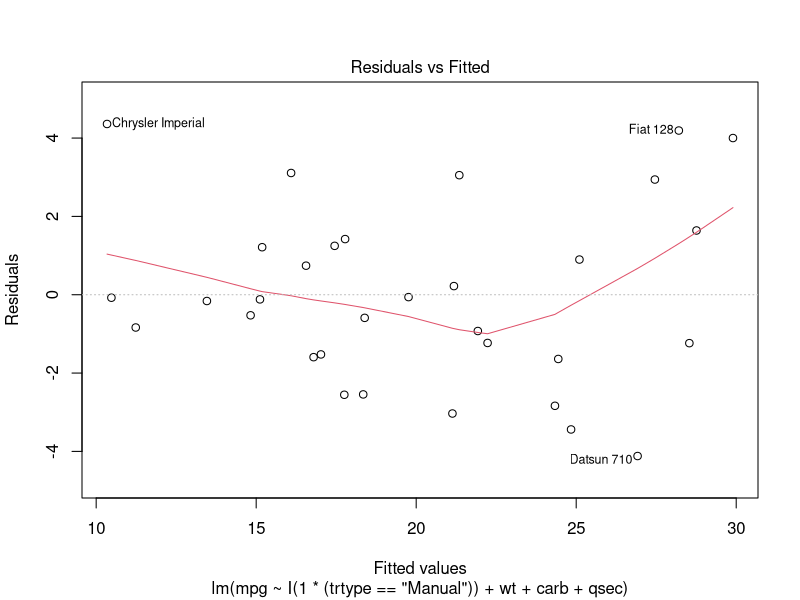
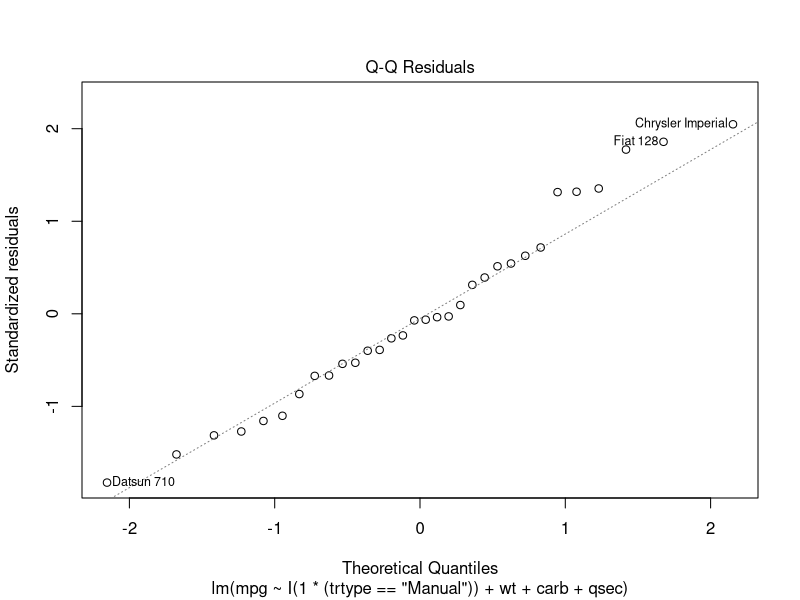
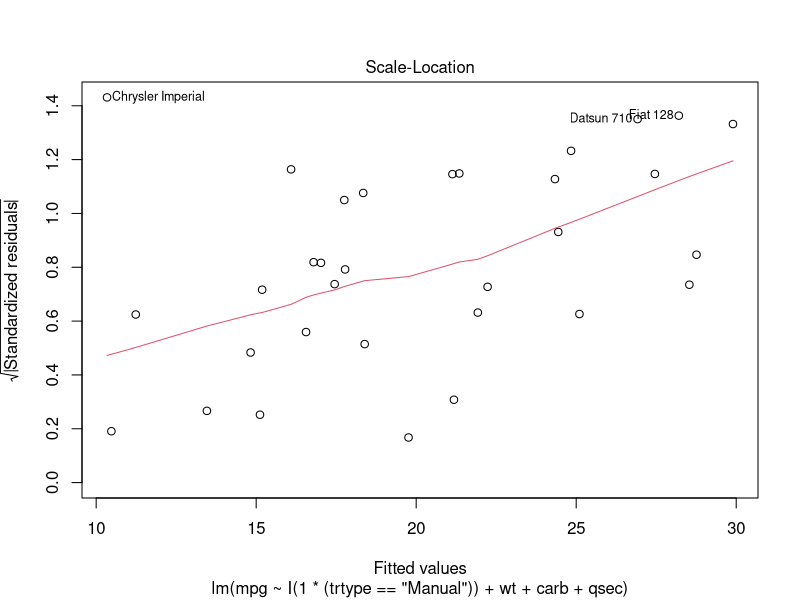
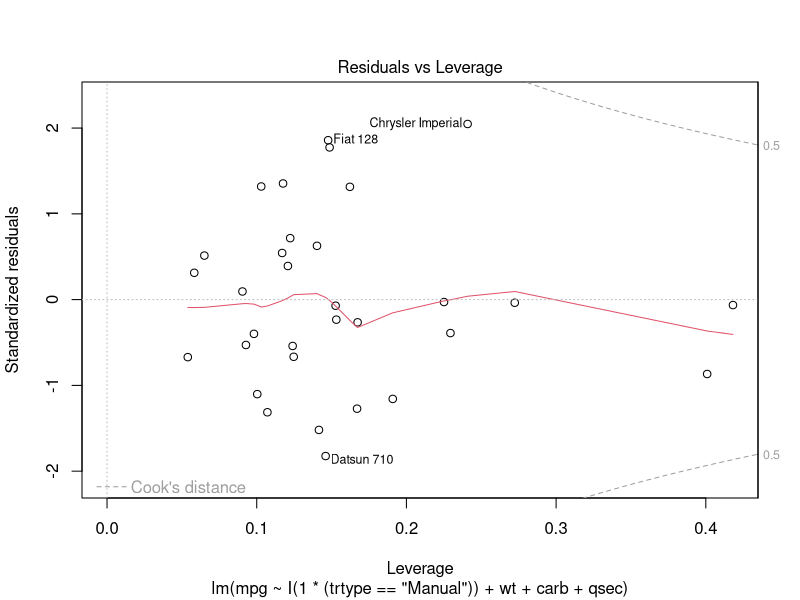
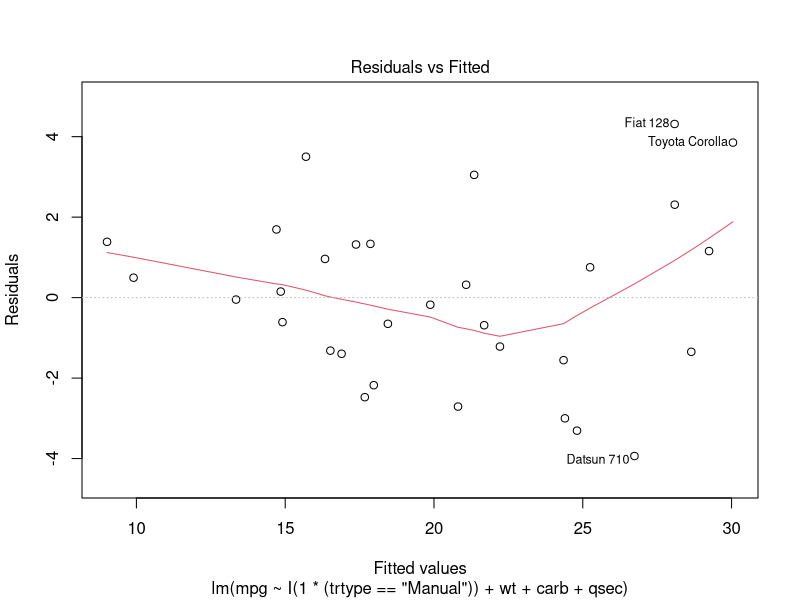
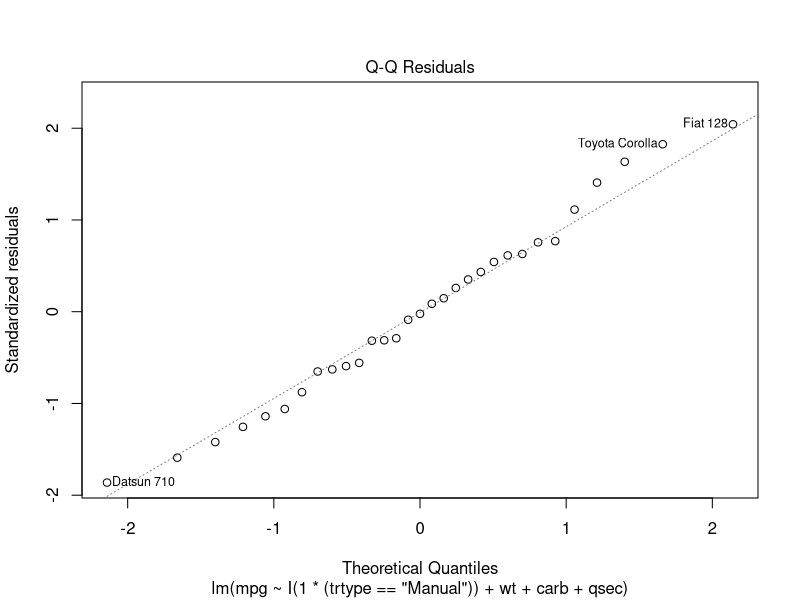
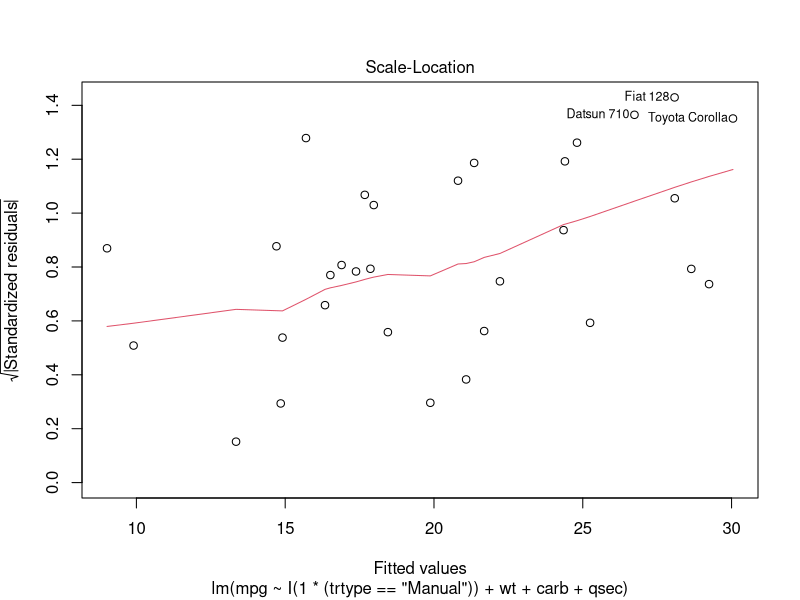
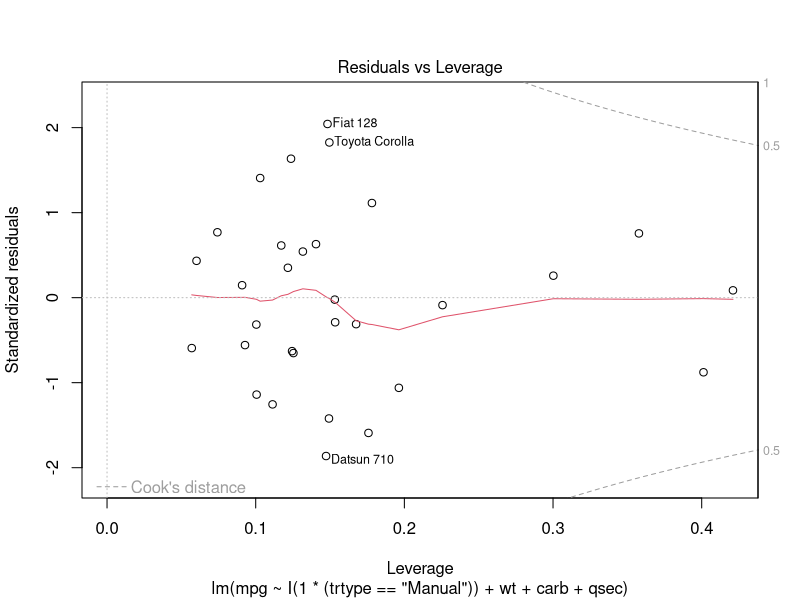

Write the R code that produced these figures, in order. (Note: this script raises an error after producing the figures.)
## ---- chunk 1
library(knitr)
library(dplyr)
library(ggplot2)
library(stringr)
library(xtable)
library(GGally)
library(car)
library(lmtest)

options(dplyr.max_print = 10)
options(dplyr.min_print =  5)
opts_chunk$set(echo = FALSE, message = FALSE, error = FALSE, warning = FALSE, results = "hide", comment = NA)
## ---- chunk 2
## load and inspect the data 
data(mtcars)
str(mtcars)
glimpse(mtcars)
## ---- chunk 3
mtcars <- mtcars %>%
    mutate(trtype = factor(am, labels = c("Automatic", "Manual"))) %>%
    select(-am)

tab <- matrix(table(mtcars$trtype))
## ---- chunk 4
res <- t.test(mpg ~ trtype, var.equal=FALSE, data = mtcars)
## ---- chunk 5
mtcars <- mtcars %>%
    select(-cyl)   ### removing horsepower and number of cylinders per the above

fit <- lm(mpg ~ I(1 * (trtype == 'Manual')) + disp + drat + wt + qsec + vs + gear + carb + hp, data = mtcars)
summary(fit)
## ---- chunk 6
vif(fit)
## ---- chunk 7
fit2 <- lm(mpg ~ I(1 * (trtype == 'Manual')) + drat + wt + qsec + vs + gear + carb, data = mtcars)
summary(fit2)
vif(fit2)
## ---- chunk 8
fit3 <- lm(mpg ~ I(1 * (trtype == 'Manual')) + wt, data = mtcars)
summary(fit3)
lrtest(fit2,fit3)
## ---- chunk 9
fit4 <- lm(mpg ~ I(1 * (trtype == 'Manual')) + wt + carb + qsec, data = mtcars)
summary(fit4)
lrtest(fit3,fit4)
lrtest(fit4,fit2)
vif(fit4)
## ---- chunk 10
residplot <- plot(fit4)
residplot
## ---- chunk 11
round(dfbetas(fit4), 3) ### 
round(hatvalues(fit4), 3)
round(cooks.distance(fit4), 3)
round(dffits(fit4), 3)
## ---- chunk 12
mtcarssub <- mtcars[-17,]
fit5 <- lm(mpg ~ I(1 * (trtype == 'Manual')) + wt + carb + qsec, data = mtcarssub)
summary(fit5)
vif(fit5)
plot(fit5)
## ---- chunk 13
boxplot(mpg ~ trtype, main = "MPG, by transmission type", data = mtcars)
## ---- chunk 14
par(mfrow = c(3,3))
boxplot(mpg ~ cyl, main = "MPG, by # of Cylinders", data = mtcars, xlab = "Cylinders")
with(mtcars, plot(disp, mpg, main = "MPG, by Displacement", xlab = "Displacement (cubic in.)"))
with(mtcars, plot(hp, mpg, main = "MPG, by Horsepower", xlab = "Horsepower"))
with(mtcars, plot(drat, mpg, main = "MPG, by Rear Axle ratio", xlab = "Rear Axle Ratio"))
with(mtcars, plot(wt*1000, mpg, main = "MPG, by Vehicle Weight", xlab = "Weight (pounds)"))
with(mtcars, plot(qsec, mpg, main = "MPG, by 1/4 mile time", xlab = "1/4 mile time (seconds)"))
boxplot(mpg ~ gear, main = "MPG, by # of Forward Gears", data = mtcars, xlab = "Forward Gears")
boxplot(mpg ~ carb, main = "MPG, by # of Carburetors", data = mtcars, xlab = "Carburetors")
par(mfrow = c(1,1))
## ---- chunk 15
data(mtcars)
p <- ggpairs(mtcars, columns = 2:11, lower = list(continuous = "smooth"), params = c(method = "loess"))
